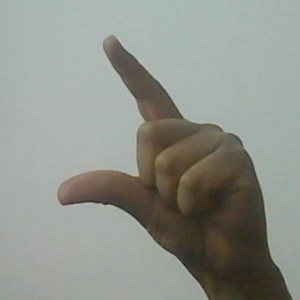
#> input picture 2. Image Preprocessing/1. Original.jpg, 300 x 300 px, given in place of the camera
$ python dataCollect.py
#> lines starting #> are read from the running program, lines starting #| are printed output that depends on the picture; after the words box and inside, x2 and y2 are one past the last pixel; in counts of white or black regions, pixels touching at a corner belong together
import cv2
import numpy as np
import os
import string


if not os.path.exists("data"):
    os.makedirs("data")
if not os.path.exists("data/train"):
    os.makedirs("data/train")
if not os.path.exists("data/test"):
    os.makedirs("data/test")


for i in range(3):
    if not os.path.exists("data/train/" + str(i)):
        os.makedirs("data/train/"+str(i))
    if not os.path.exists("data/test/" + str(i)):
        os.makedirs("data/test/"+str(i))


j=0;


for i in string.ascii_uppercase:
    if not os.path.exists("data/train/" + i):
        os.makedirs("data/train/"+i)
    if not os.path.exists("data/test/" + i):
        os.makedirs("data/test/"+i)
    j=j+1
    if j==9:
        break;


mode = 'train'
directory = 'data/'+mode+'/'
mode2='test'
directory2='data/'+mode2+'/'


minValue = 70


cap = cv2.VideoCapture(0)


interrupt = -1


flag=True


while True:
    _, frame = cap.read()
#> frame is the input picture: shape (300, 300, 3); mean B, G, R 139.3, 146.9, 143.1

    frame = cv2.flip(frame, 1)
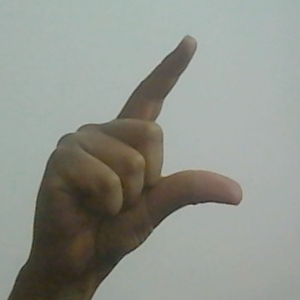
#> frame: shape (300, 300, 3); mean B, G, R 139.3, 146.9, 143.1


    count = {
             'zero': len(os.listdir(directory+"/0")),
             'one': len(os.listdir(directory+"/1")),
             'two': len(os.listdir(directory+"/2")),

             'a': len(os.listdir(directory+"/A"))+1,
             'b': len(os.listdir(directory+"/B"))+1,
             'c': len(os.listdir(directory+"/C"))+1,
             'd': len(os.listdir(directory+"/D"))+1,
             'e': len(os.listdir(directory+"/E"))+1,
             'f': len(os.listdir(directory+"/F"))+1,
             'g': len(os.listdir(directory+"/G"))+1,
             'h': len(os.listdir(directory+"/H"))+1,
             'i': len(os.listdir(directory+"/I"))+1,
            }

    count2 = {
             'zero': len(os.listdir(directory2+"/0")),
             'one': len(os.listdir(directory2+"/1")),
             'two': len(os.listdir(directory2+"/2")),

             'a': len(os.listdir(directory2+"/A"))+1,
             'b': len(os.listdir(directory2+"/B"))+1,
             'c': len(os.listdir(directory2+"/C"))+1,
             'd': len(os.listdir(directory2+"/D"))+1,
             'e': len(os.listdir(directory2+"/E"))+1,
             'f': len(os.listdir(directory2+"/F"))+1,
             'g': len(os.listdir(directory2+"/G"))+1,
             'h': len(os.listdir(directory2+"/H"))+1,
             'i': len(os.listdir(directory2+"/I"))+1,
            }

    cv2.rectangle(frame, (270-1, 9), (620+1, 355), (265,0,0) ,1)
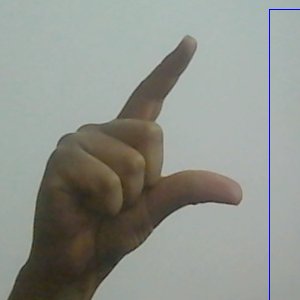
#> frame: shape (300, 300, 3); 0.36% of pixels changed, all inside (x1, y1, x2, y2) = (269, 9, 300, 300)
    cv2.imshow("Frame", frame)

    roi = frame[50:350, 270:570]
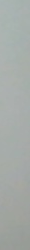
#> roi: shape (250, 30, 3); mean B, G, R 167.8, 171.1, 165.2

    cv2.imshow("ROI", roi)


    gray = cv2.cvtColor(roi, cv2.COLOR_BGR2GRAY)


    blur = cv2.GaussianBlur(gray,(5,5),2)

    blur = cv2.bilateralFilter(blur,3,75,75)


    th3 = cv2.adaptiveThreshold(blur,255,cv2.ADAPTIVE_THRESH_GAUSSIAN_C,cv2.THRESH_BINARY_INV,11,2)
#> th3: shape (250, 30); every value is 0
    ret, roi = cv2.threshold(th3, minValue, 255, cv2.THRESH_BINARY_INV+cv2.THRESH_OTSU)
#> roi: shape (250, 30); every value is 255
#> ret = 0


    cv2.imshow("ROI", roi)

    # roi = cv2.resize(roi, (64, 64))

    interrupt = cv2.waitKey(10)
#> (key e is pressed here)

    if interrupt & 0xFF == 27: # esc key
        break

    if interrupt & 0xFF == ord('0'):
        if count['zero']%3==0 and flag:
            cv2.imwrite(directory2+'0/'+str(count2['zero'])+'.jpg', roi)
            flag=False
        else:
            cv2.imwrite(directory+'0/'+str(count['zero'])+'.jpg', roi)
            flag=True

    if interrupt & 0xFF == ord('1'):
        if count['one']%3==0 and flag:
            cv2.imwrite(directory2+'1/'+str(count2['one'])+'.jpg', roi)
            flag=False
        else:
            cv2.imwrite(directory+'1/'+str(count['one'])+'.jpg', roi)
            flag=True

    if interrupt & 0xFF == ord('2'):
        if count['two']%3==0 and flag:
            cv2.imwrite(directory2+'2/'+str(count2['two'])+'.jpg', roi)
            flag=False
        else:
            cv2.imwrite(directory+'2/'+str(count['two'])+'.jpg', roi)
            flag=True


    if interrupt & 0xFF == ord('a'):
        if count['a']%3==0 and flag:
            cv2.imwrite(directory2+'A/'+str(count2['a'])+'.jpg', roi)
            flag=False
        else:
            cv2.imwrite(directory+'A/'+str(count['a'])+'.jpg', roi)
            flag=True

    if interrupt & 0xFF == ord('b'):
        if count['b']%3==0 and flag:
            cv2.imwrite(directory2+'B/'+str(count2['b'])+'.jpg', roi)
            flag=False
        else:
            cv2.imwrite(directory+'B/'+str(count['b'])+'.jpg', roi)
            flag=True

    if interrupt & 0xFF == ord('c'):
        if count['c']%3==0 and flag:
            cv2.imwrite(directory2+'C/'+str(count2['c'])+'.jpg', roi)
            flag=False
        else:
            cv2.imwrite(directory+'C/'+str(count['c'])+'.jpg', roi)
            flag=True

    if interrupt & 0xFF == ord('d'):
        if count['d']%3==0 and flag:
            cv2.imwrite(directory2+'D/'+str(count2['d'])+'.jpg', roi)
            flag=False
        else:
            cv2.imwrite(directory+'D/'+str(count['d'])+'.jpg', roi)
            flag=True

    if interrupt & 0xFF == ord('e'):
        if count['e']%3==0 and flag:
            cv2.imwrite(directory2+'E/'+str(count2['e'])+'.jpg', roi)
            flag=False
        else:
            cv2.imwrite(directory+'E/'+str(count['e'])+'.jpg', roi)
            flag=True

    if interrupt & 0xFF == ord('f'):
        if count['f']%3==0 and flag:
            cv2.imwrite(directory2+'F/'+str(count2['f'])+'.jpg', roi)
            flag=False
        else:
            cv2.imwrite(directory+'F/'+str(count['f'])+'.jpg', roi)
            flag=True

    if interrupt & 0xFF == ord('g'):
        if count['g']%3==0 and flag:
            cv2.imwrite(directory2+'G/'+str(count2['g'])+'.jpg', roi)
            flag=False
        else:
            cv2.imwrite(directory+'G/'+str(count['g'])+'.jpg', roi)
            flag=True

    if interrupt & 0xFF == ord('h'):
        if count['h']%3==0 and flag:
            cv2.imwrite(directory2+'H/'+str(count2['h'])+'.jpg', roi)
            flag=False
        else:
            cv2.imwrite(directory+'H/'+str(count['h'])+'.jpg', roi)
            flag=True

    if interrupt & 0xFF == ord('i'):
        if count['i']%3==0 and flag:
            cv2.imwrite(directory2+'I/'+str(count2['i'])+'.jpg', roi)
            flag=False
        else:
            cv2.imwrite(directory+'I/'+str(count['i'])+'.jpg', roi)
            flag=True


cap.release()
cv2.destroyAllWindows()
